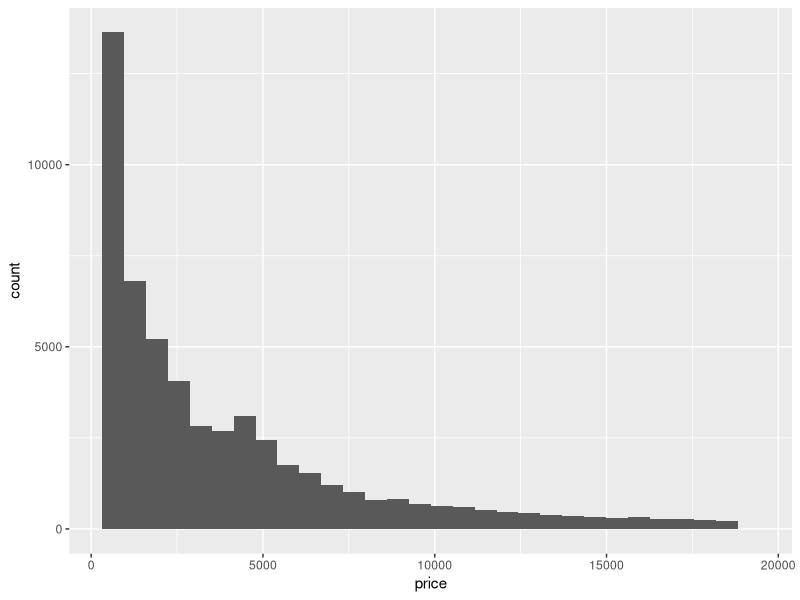
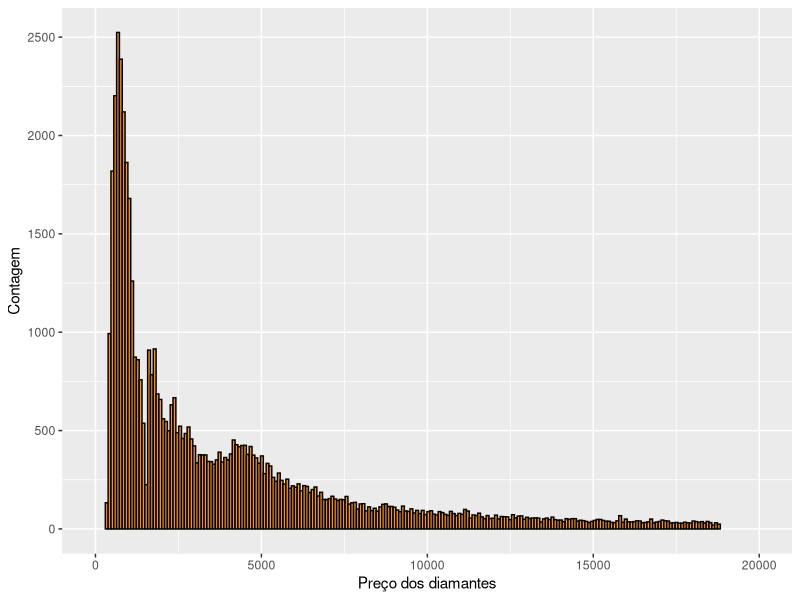
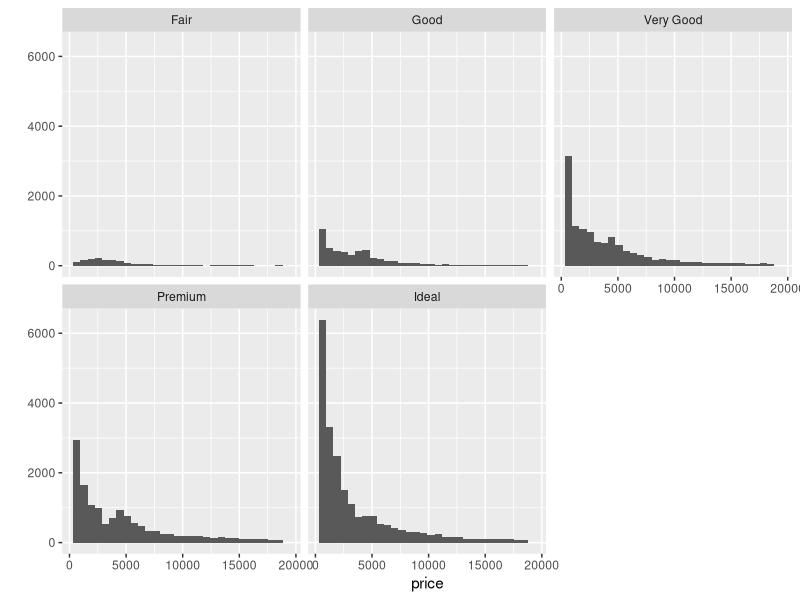
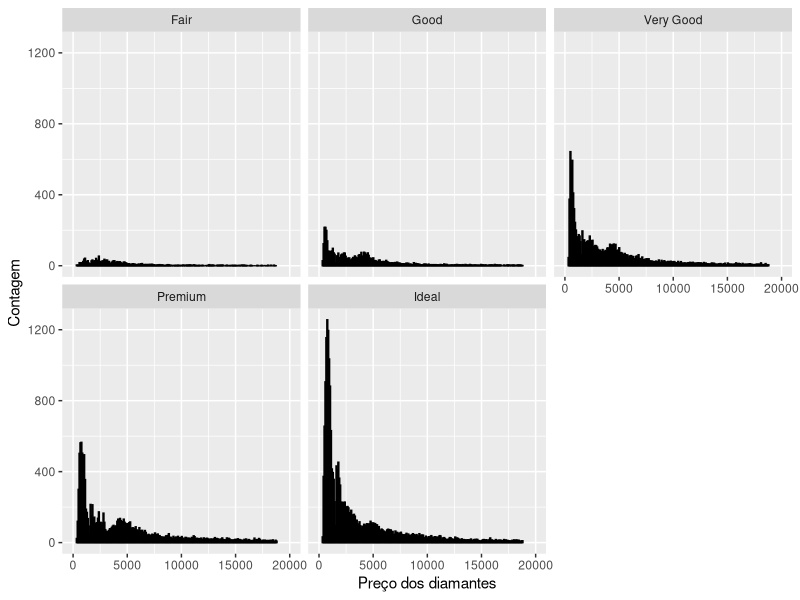
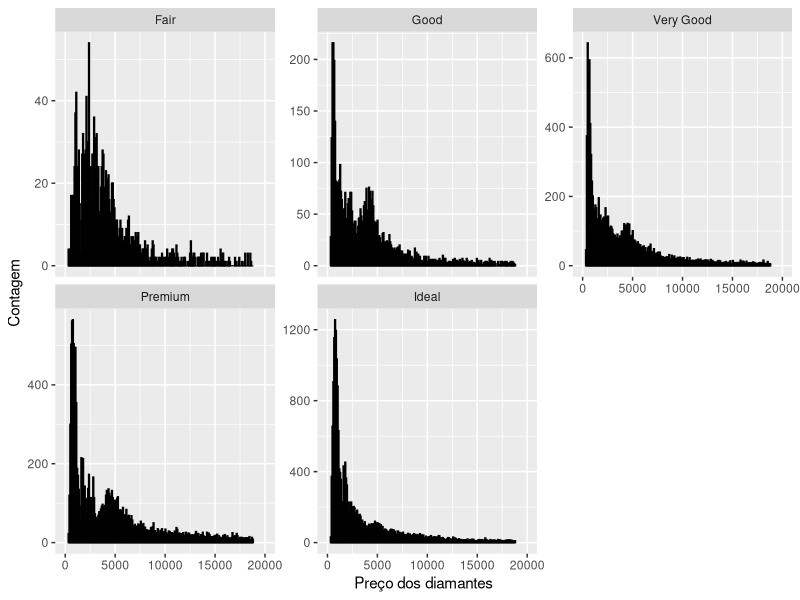
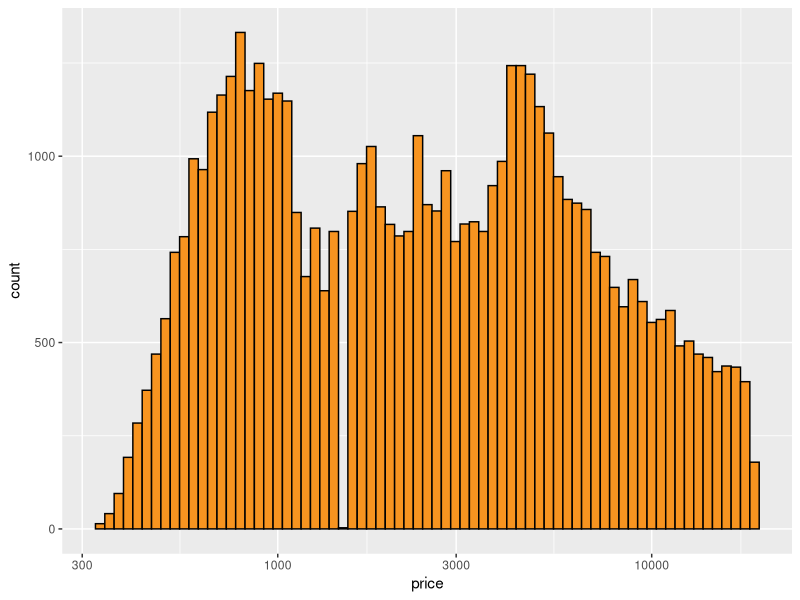
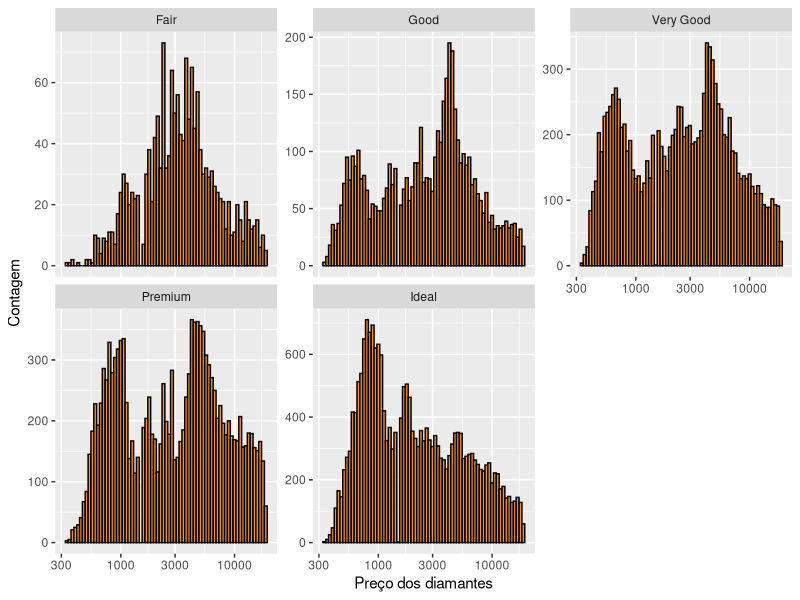
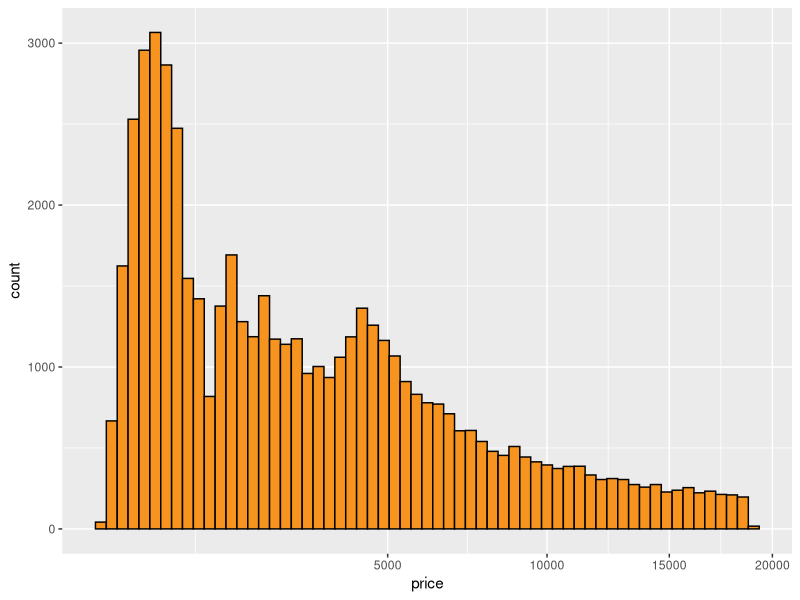

Generate these figures, in order, with R:
options(repos='http://cran.rstudio.com/')
install.packages('ggplot2')
library(ggplot2)

dm <- diamonds

summary(dm)
str(dm$color)

# Sobre factor variable: https://stats.idre.ucla.edu/r/modules/factor-variables/

levels(dm$color)
?diamonds

# Histograma da variável preço (price)

ggplot(aes(x = price), data = dm) + 
  geom_histogram()

summary(dm$price)

# Geração de histogramas
# Importante: analisar os parâmetros aes, coord_cartesian, scale_x_continuous, scale_x_log10
ggplot(aes(x = price), data = dm) + 
  geom_histogram(binwidth = 85, color = 'black', fill = '#F79420') +
  coord_cartesian(xlim = c(0, 20000)) + 
  xlab('Preço dos diamantes') + 
  ylab('Contagem')

hist_1 <- ggplot(aes(x = price), data = dm) + 
  geom_histogram(binwidth = 85, color = 'black', fill = '#F79420') +
  coord_cartesian(xlim = c(0, 20000)) + 
  xlab('Preço dos diamantes') + 
  ylab('Contagem')

# A função ggsave salva o último gráfico gerado
ggsave('/home/seabra/dev/dsjourney/eda/data/Histograma.png')
help("ggsave")

ggsave('/home/seabra/dev/dsjourney/eda/data/Histograma.png', hist_1)

# Utilização do faceting :: http://www.cookbook-r.com/Graphs/Facets_(ggplot2)/
qplot(x = price, data = diamonds) + facet_wrap(~cut)

ggplot(aes(x = price), data = dm) + 
  geom_histogram(binwidth = 85, color = 'black', fill = '#F79420') +
  coord_cartesian(xlim = c(0, 20000)) + 
  xlab('Preço dos diamantes') + 
  ylab('Contagem') +
  facet_wrap(~cut)

ggplot(aes(x = price), data = dm) + 
  geom_histogram(binwidth = 85, color = 'black', fill = '#F79420') +
  coord_cartesian(xlim = c(0, 20000)) + 
  xlab('Preço dos diamantes') + 
  ylab('Contagem') +
  facet_wrap(~cut, scales = "free_y")

# Avaliar o uso recomendado de scale_x_log10
ggplot(aes(x = price), data = dm) + 
  geom_histogram(binwidth = 0.025, color = 'black', fill = '#F79420') +
  scale_x_log10() 

# Você utiliza as variáveis de preço e quilate no parâmetro para x. Qual expressão 
# dá o preço por quilate? 
# Para distribuições de cauda longa, você pode adicionar a camada 
# ggplot assim como scale_x_log10() para transformar a variável.
ggplot(aes(x = price), data = dm) + 
  geom_histogram(binwidth = 0.025, color = 'black', fill = '#F79420') +
  scale_x_log10() + 
  xlab('Preço dos diamantes') + 
  ylab('Contagem') +
  facet_wrap(~cut, scales = "free_y")


summary(log10(dm$price + 1))

ggsave('/home/seabra/dev/dsjourney/eda/data/Histograma_Log.png')

# Avaliar o uso recomendado de scale_x_sqrt
ggplot(aes(x = price), data = dm) + 
  geom_histogram(binwidth = 2, color = 'black', fill = '#F79420') +
  scale_x_sqrt() 

summary(sqrt(dm$price))

ggsave('/home/seabra/dev/dsjourney/eda/data/Histograma_sqtr.png')

# Utilizando conceito de subconjuntos para avaliar os dados
nrow(subset(dm, dm$price < 500))
nrow(subset(dm, dm$price < 250))
nrow(subset(dm, dm$price >= 15000))

# A função by leva como argumento outra função, neste caso, 'summary'
by(dm$price, dm$cut, summary)
help("by")

# Boxplots para variáveis categóricas :: As variáveis categóricas ficam no eixo x
# enquanto as variáveis contínuas, no eixo y
ggplot(aes(x = dm$color, y = dm$price), data = dm) + 
  geom_boxplot() +
  xlab('Cor') +
  ylab('Preço')
  
ggplot(aes(x = dm$color, y = dm$price), data = dm) + 
  geom_boxplot() +
  scale_y_continuous(breaks = seq(0, 20000, 1000)) +
  xlab('Cor') +
  ylab('Preço')

by(dm$price, dm$color, summary)

# Função que retorna o intervalo interquartil
IQR(subset(dm, dm$color == 'D')$price)
IQR(subset(dm, dm$color == 'J')$price)

ggplot(aes(x = dm$cut, y = dm$price), data = dm) + 
  geom_boxplot() +
  xlab('Tipo de corte') +
  ylab('Preço')

ggplot(aes(x = dm$clarity, y = dm$price), data = dm) + 
  geom_boxplot() +
  xlab('Brilho') +
  ylab('Preço')

ggplot(aes(x = dm$carat, y = dm$price), data = dm) + 
  geom_boxplot() +
  xlab('Brilho') +
  ylab('Preço')
